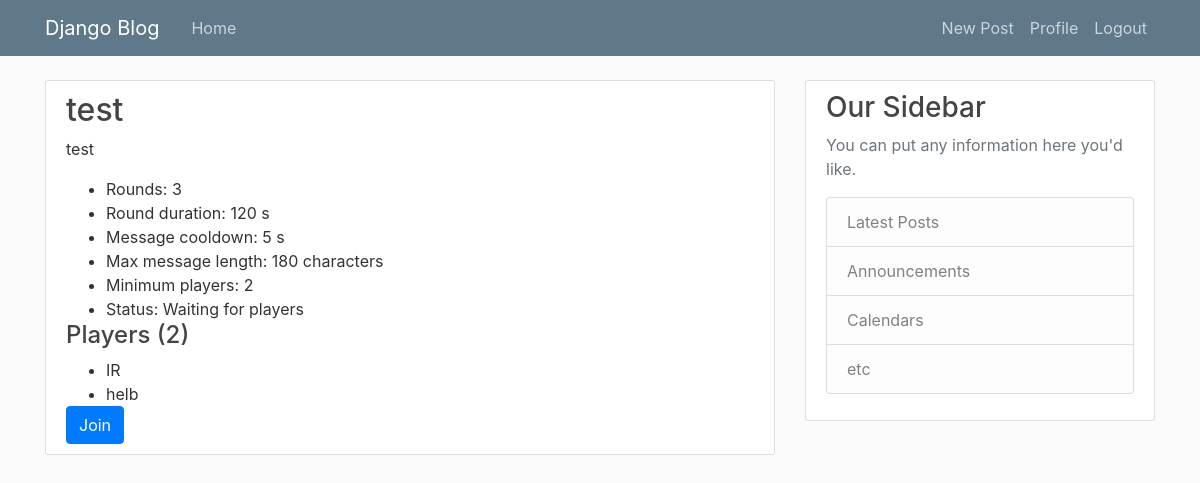
Screenshot of /game/1/ (signed in) with the database file from the repository.
### game/models.py (models this page shows, shortened)
class Game(models.Model):
    class Status(models.TextChoices):
        WAITING = "waiting", "Waiting for players"
        IN_PROGRESS = "in_progress", "In progress"
        FINISHED = "finished", "Finished"
    name = models.CharField(max_length=100)
    short_description = models.CharField(max_length=200)
    creator = models.ForeignKey(
        settings.AUTH_USER_MODEL, on_delete=models.CASCADE, related_name="created_games"
    )
    total_rounds = models.PositiveSmallIntegerField(
        default=DEFAULT_TOTAL_ROUNDS, validators=[MinValueValidator(1)]
    )
    round_duration_seconds = models.PositiveIntegerField(
        default=DEFAULT_ROUND_DURATION_SECONDS, validators=[MinValueValidator(10)]
    )
    message_cooldown_seconds = models.PositiveIntegerField(
        default=DEFAULT_MESSAGE_COOLDOWN_SECONDS
    )
    max_message_length = models.PositiveIntegerField(
        default=DEFAULT_MAX_MESSAGE_LENGTH, validators=[MinValueValidator(1)]
    )
    min_players = models.PositiveSmallIntegerField(
        default=DEFAULT_MIN_PLAYERS, validators=[MinValueValidator(1)]
    )
    status = models.CharField(
        max_length=20, choices=Status.choices, default=Status.WAITING
    )
    created_at = models.DateTimeField(auto_now_add=True)
    finished_at = models.DateTimeField(null=True, blank=True)
    players = models.ManyToManyField(
        settings.AUTH_USER_MODEL, through="GamePlayer", related_name="games"
    )

class GamePlayer(models.Model):
    class AgentType(models.TextChoices):
        LOCAL = "local", "Local model"
        API = "api", "API model"
    game = models.ForeignKey(Game, on_delete=models.CASCADE, related_name="game_players")
    user = models.ForeignKey(settings.AUTH_USER_MODEL, on_delete=models.CASCADE)
    total_score = models.PositiveIntegerField(default=0)
    joined_at = models.DateTimeField(auto_now_add=True)
    ai_enabled = models.BooleanField(default=False)
    ai_prompt = models.TextField(blank=True)
    ai_agent_type = models.CharField(
        max_length=10, choices=AgentType.choices, default=AgentType.LOCAL
    )
    ai_model_name = models.CharField(max_length=50, blank=True)
    class Meta:
        constraints = [
            models.UniqueConstraint(fields=["game", "user"], name="unique_player_per_game")
        ]

### game/views.py (the view)
# urls.py: path("game/<int:game_id>/", views.game_detail, name="game-detail"),
@login_required
def game_detail(request, game_id):
    game = get_object_or_404(Game, id=game_id)
    is_player = game.game_players.filter(user=request.user).exists()
    return render(
        request,
        "game/game_detail.html",
        {"game": game, "players": game.game_players.select_related("user"), "is_player": is_player},
    )

### game/templates/game/game_detail.html (shortened to what this page needs)
{% extends "blog/base.html" %}
{% block content %}
  <div class="content-section">
    <h2>{{ game.name }}</h2>
    <p>{{ game.short_description }}</p>
    <ul>
      <li>Rounds: {{ game.total_rounds }}</li>
      <li>Round duration: {{ game.round_duration_seconds }} s</li>
      <li>Message cooldown: {{ game.message_cooldown_seconds }} s</li>
      <li>Max message length: {{ game.max_message_length }} characters</li>
      <li>Minimum players: {{ game.min_players }}</li>
      <li>Status: {{ game.get_status_display }}</li>
    </ul>
    <h4>Players ({{ players|length }})</h4>
    <ul>
      {% for player in players %}
        <li>{{ player.user.username }}</li>
      {% endfor %}
    </ul>
    {% if not is_player and game.status != 'finished' %}
      <form method="POST" action="{% url 'game-join' game.id %}">
        <button class="btn btn-primary" type="submit">Join</button>
      </form>
    {% endif %}
  </div>
{% endblock content %}

### blog/static/blog/main.css (style rules this page uses)
body { background: #fafafa; color: #333333; margin-top: 5rem; }
h1, h2, h3, h4, h5, h6 { color: #444444; }
ul { margin: 0; }
.content-section { background: #ffffff; padding: 10px 20px; border: 1px solid #dddddd; border-radius: 3px; margin-bottom: 20px; }

### rows the page displays
Game: name "test", short_description "test", total_rounds "3", round_duration_seconds "120", message_cooldown_seconds "5", max_message_length "180", min_players "2", status "Waiting for players"
GamePlayer: user.username "IR"
GamePlayer: user.username "helb"

### other values shown
{{ players|length }} "2"
